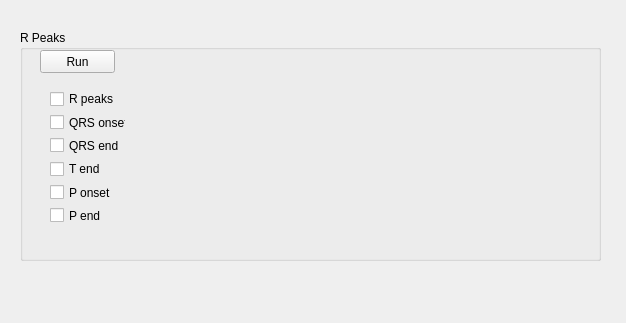
<?xml version="1.0" encoding="UTF-8"?>
<ui version="4.0">
 <class>R_peaks_gui</class>
 <widget class="QWidget" name="R_peaks_gui">
  <property name="geometry">
   <rect>
    <x>0</x>
    <y>0</y>
    <width>626</width>
    <height>323</height>
   </rect>
  </property>
  <property name="windowTitle">
   <string>Form</string>
  </property>
  <widget class="QGroupBox" name="groupBox">
   <property name="geometry">
    <rect>
     <x>20</x>
     <y>30</y>
     <width>581</width>
     <height>231</height>
    </rect>
   </property>
   <property name="title">
    <string>R Peaks</string>
   </property>
   <widget class="QPushButton" name="pushButton">
    <property name="geometry">
     <rect>
      <x>20</x>
      <y>20</y>
      <width>75</width>
      <height>23</height>
     </rect>
    </property>
    <property name="text">
     <string>Run</string>
    </property>
   </widget>
   <widget class="QWidget" name="layoutWidget">
    <property name="geometry">
     <rect>
      <x>30</x>
      <y>60</y>
      <width>76</width>
      <height>134</height>
     </rect>
    </property>
    <layout class="QVBoxLayout" name="verticalLayout">
     <item>
      <widget class="QCheckBox" name="checkBoxR">
       <property name="text">
        <string>R peaks</string>
       </property>
      </widget>
     </item>
     <item>
      <widget class="QCheckBox" name="checkBoxQRSonset">
       <property name="text">
        <string>QRS onset</string>
       </property>
      </widget>
     </item>
     <item>
      <widget class="QCheckBox" name="checkBoxQRSend">
       <property name="text">
        <string>QRS end</string>
       </property>
      </widget>
     </item>
     <item>
      <widget class="QCheckBox" name="checkBoxTend">
       <property name="text">
        <string>T end</string>
       </property>
      </widget>
     </item>
     <item>
      <widget class="QCheckBox" name="checkBoxPonset">
       <property name="text">
        <string>P onset</string>
       </property>
      </widget>
     </item>
     <item>
      <widget class="QCheckBox" name="checkBoxPend">
       <property name="text">
        <string>P end</string>
       </property>
      </widget>
     </item>
    </layout>
   </widget>
   <widget class="QWidget" name="qrsPlot" native="true">
    <property name="geometry">
     <rect>
      <x>130</x>
      <y>30</y>
      <width>411</width>
      <height>181</height>
     </rect>
    </property>
   </widget>
  </widget>
 </widget>
 <resources/>
 <connections/>
</ui>
